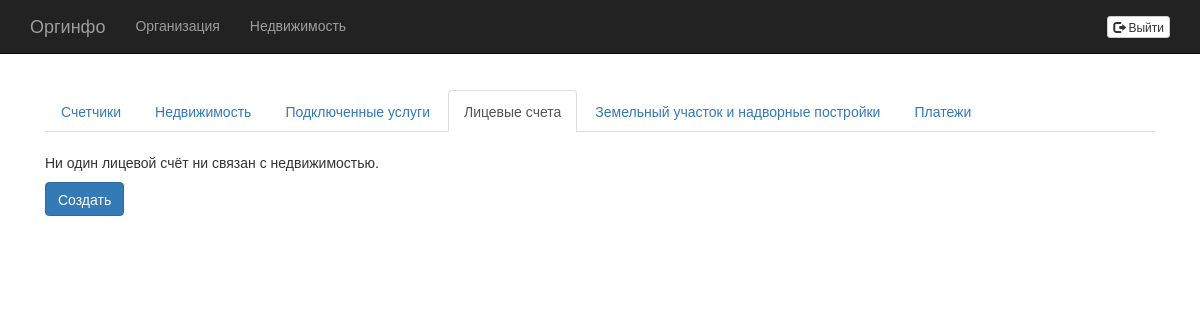
Before: /real_estates/3/accounts/ with the older database file.
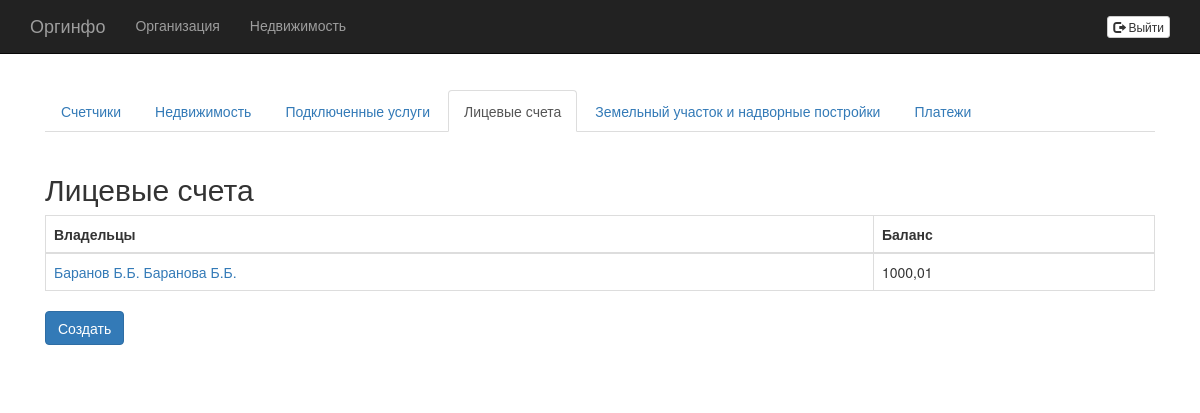
After: the same page with the newer database file.
### accounting/models.py (models this page shows, shortened)
class Account(models.Model):
    real_estate = models.ForeignKey(RealEstate)
    balance = models.DecimalField(max_digits=8, decimal_places=2, default=0)
    owners = models.TextField()

### accounting/views.py (the view)
# urls.py: url(r'^real_estates/(?P<real_estate_id>\d+)/accounts/$', views.Accounts.as_view(), name='accounts'),
class Accounts(ListView):
    model = Account
    template_name = 'accounting/accounts.html'
    context_object_name = 'accounts'
    def get_queryset(self):
        return Account.objects.filter(real_estate=self.kwargs['real_estate_id']);
    def get_context_data(self, **kwargs):
        context = super(Accounts, self).get_context_data(**kwargs)
        context['real_estate_id'] = self.kwargs['real_estate_id']
        return context

### accounting/templates/accounting/accounts.html
{% extends "accounting/real-estate-menu-item.html" %}
{% block real_estate_tab_content %}
{% if accounts %}
    <h2>Лицевые счета</h2>
    <table class="table table-bordered">
        <thead>
            <tr>
                <th>Владельцы</th>
                <th>Баланс</th>
            </tr>
        </thead>
        <tbody>
        {% for account in accounts %}
            <tr>
                <td><a href="{% url "accounting:account" real_estate_id account.id %}">{{ account.owners }}</a></td>
                <td>{{ account.balance }}</td>
            </tr>
        {% endfor %}
        </tbody>
    </table>
{% else %}
    <p>Ни один лицевой счёт ни связан с недвижимостью.</p>
{% endif %}
<a class="btn btn-primary btn-default" role="button" href="{% url "accounting:create_account" real_estate_id %}">Создать</a>
{% endblock %}

Changed rows visible on the page:
added Account: owners "Баранов Б.Б. Баранова Б.Б.", balance "1000,01"
Other visible differences:
text no longer shown: "Ни один лицевой счёт ни связан с недвижимостью."
text now shown: "Лицевые счета Владельцы Баланс"
